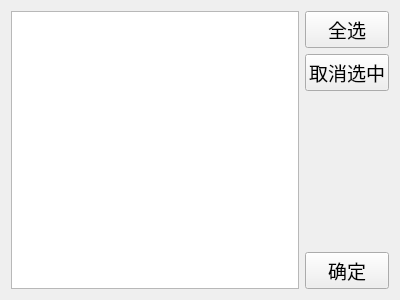
<?xml version="1.0" encoding="UTF-8"?>
<ui version="4.0">
 <class>ShareFile</class>
 <widget class="QWidget" name="ShareFile">
  <property name="geometry">
   <rect>
    <x>0</x>
    <y>0</y>
    <width>400</width>
    <height>300</height>
   </rect>
  </property>
  <property name="windowTitle">
   <string>分享文件</string>
  </property>
  <layout class="QHBoxLayout" name="horizontalLayout">
   <item>
    <widget class="QListWidget" name="listWidget">
     <property name="font">
      <font>
       <pointsize>12</pointsize>
      </font>
     </property>
     <property name="selectionMode">
      <enum>QAbstractItemView::MultiSelection</enum>
     </property>
    </widget>
   </item>
   <item>
    <layout class="QVBoxLayout" name="verticalLayout">
     <item>
      <widget class="QPushButton" name="allSeleted_PB">
       <property name="font">
        <font>
         <family>Agency FB</family>
         <pointsize>14</pointsize>
        </font>
       </property>
       <property name="text">
        <string>全选</string>
       </property>
      </widget>
     </item>
     <item>
      <widget class="QPushButton" name="cancelSelected_PB">
       <property name="font">
        <font>
         <family>Agency FB</family>
         <pointsize>14</pointsize>
        </font>
       </property>
       <property name="text">
        <string>取消选中</string>
       </property>
      </widget>
     </item>
     <item>
      <spacer name="verticalSpacer">
       <property name="orientation">
        <enum>Qt::Vertical</enum>
       </property>
       <property name="sizeHint" stdset="0">
        <size>
         <width>20</width>
         <height>40</height>
        </size>
       </property>
      </spacer>
     </item>
     <item>
      <widget class="QPushButton" name="ok_PB">
       <property name="font">
        <font>
         <family>Agency FB</family>
         <pointsize>14</pointsize>
        </font>
       </property>
       <property name="text">
        <string>确定</string>
       </property>
      </widget>
     </item>
    </layout>
   </item>
  </layout>
 </widget>
 <resources/>
 <connections/>
</ui>
